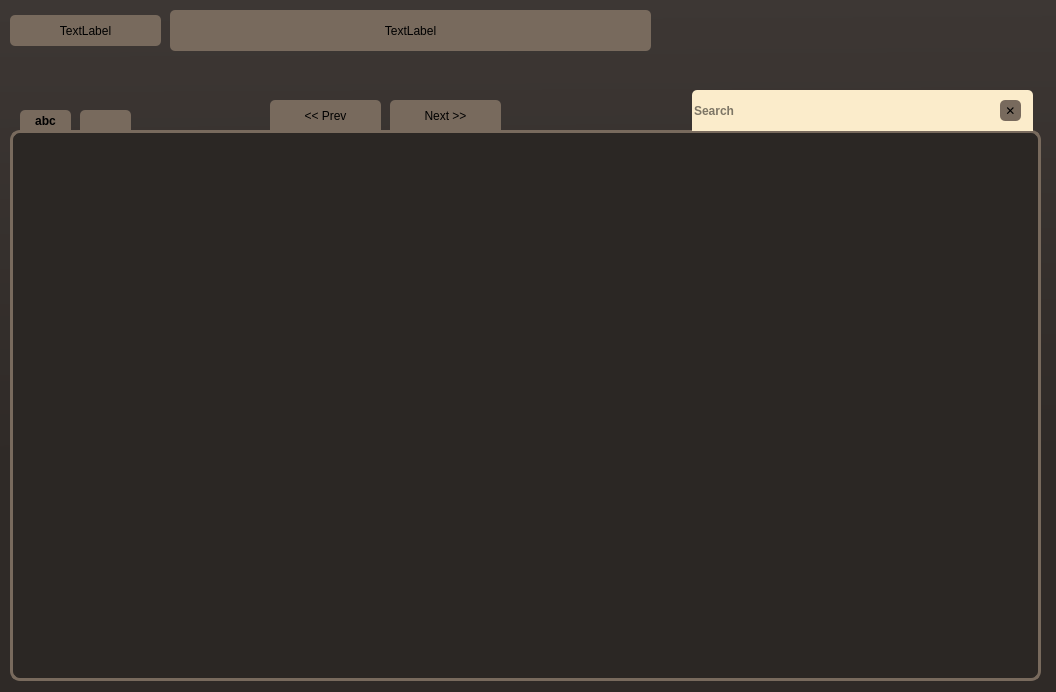
<?xml version="1.0" encoding="UTF-8"?>
<ui version="4.0">
 <class>MainWindow</class>
 <widget class="QMainWindow" name="MainWindow">
  <property name="geometry">
   <rect>
    <x>0</x>
    <y>0</y>
    <width>1056</width>
    <height>692</height>
   </rect>
  </property>
  <property name="windowTitle">
   <string>MainWindow</string>
  </property>
  <property name="styleSheet">
   <string notr="true">QMainWindow#MainWindow{
background-color:qlineargradient(spread:pad, x1:0.49, y1:0, x2:0.502, y2:1, stop:0 rgba(61, 55, 52, 255), stop:0.664145 rgba(47, 42, 39, 255))
}</string>
  </property>
  <widget class="QWidget" name="centralwidget">
   <property name="styleSheet">
    <string notr="true">QWidget#centralwidget{
background-color:qlineargradient(spread:pad, x1:0.49, y1:0, x2:0.502, y2:1, stop:0 rgba(61, 55, 52, 255), stop:0.664145 rgba(47, 42, 39, 255))
}</string>
   </property>
   <widget class="QLabel" name="background">
    <property name="geometry">
     <rect>
      <x>10</x>
      <y>130</y>
      <width>1031</width>
      <height>551</height>
     </rect>
    </property>
    <property name="styleSheet">
     <string notr="true">QLabel#background{
border-radius:10px;
border-width:3px;
border-color: rgb(120, 106, 93);
border-style: solid;
background-color: rgb(43, 39, 36);
}</string>
    </property>
    <property name="text">
     <string/>
    </property>
   </widget>
   <widget class="QScrollArea" name="scrollArea">
    <property name="geometry">
     <rect>
      <x>9</x>
      <y>139</y>
      <width>1031</width>
      <height>531</height>
     </rect>
    </property>
    <property name="focusPolicy">
     <enum>Qt::NoFocus</enum>
    </property>
    <property name="styleSheet">
     <string notr="true">background-color: transparent;</string>
    </property>
    <property name="frameShape">
     <enum>QFrame::NoFrame</enum>
    </property>
    <property name="sizeAdjustPolicy">
     <enum>QAbstractScrollArea::AdjustToContents</enum>
    </property>
    <property name="widgetResizable">
     <bool>true</bool>
    </property>
    <widget class="QWidget" name="scroll_widget">
     <property name="geometry">
      <rect>
       <x>0</x>
       <y>0</y>
       <width>1031</width>
       <height>531</height>
      </rect>
     </property>
    </widget>
   </widget>
   <widget class="QPushButton" name="previous">
    <property name="geometry">
     <rect>
      <x>270</x>
      <y>100</y>
      <width>111</width>
      <height>31</height>
     </rect>
    </property>
    <property name="cursor">
     <cursorShape>PointingHandCursor</cursorShape>
    </property>
    <property name="toolTip">
     <string>Skip to previous update (Hotkey: Left Arrow)</string>
    </property>
    <property name="toolTipDuration">
     <number>2500</number>
    </property>
    <property name="styleSheet">
     <string notr="true">QPushButton#previous{
border-top-left-radius:5px;
border-top-right-radius:5px;
border-color: rgb(120, 106, 93);
background-color: rgb(120, 106, 93);
}</string>
    </property>
    <property name="text">
     <string>&lt;&lt; Prev</string>
    </property>
    <property name="shortcut">
     <string>Left</string>
    </property>
   </widget>
   <widget class="QPushButton" name="next">
    <property name="geometry">
     <rect>
      <x>390</x>
      <y>100</y>
      <width>111</width>
      <height>31</height>
     </rect>
    </property>
    <property name="cursor">
     <cursorShape>PointingHandCursor</cursorShape>
    </property>
    <property name="toolTip">
     <string>Skip to next update (Hotkey: Right Arrow)</string>
    </property>
    <property name="toolTipDuration">
     <number>2500</number>
    </property>
    <property name="layoutDirection">
     <enum>Qt::RightToLeft</enum>
    </property>
    <property name="styleSheet">
     <string notr="true">QPushButton#next{
border-top-left-radius:5px;
border-top-right-radius:5px;
border-color: rgb(120, 106, 93);
background-color: rgb(120, 106, 93);
}</string>
    </property>
    <property name="text">
     <string>Next &gt;&gt;</string>
    </property>
    <property name="shortcut">
     <string>Right</string>
    </property>
    <property name="checkable">
     <bool>false</bool>
    </property>
   </widget>
   <widget class="QLabel" name="update_n">
    <property name="geometry">
     <rect>
      <x>170</x>
      <y>10</y>
      <width>481</width>
      <height>41</height>
     </rect>
    </property>
    <property name="styleSheet">
     <string notr="true">QLabel#update_n{
border-radius:5px;
border-color: rgb(120, 106, 93);
background-color: rgb(120, 106, 93);
}</string>
    </property>
    <property name="text">
     <string>TextLabel</string>
    </property>
    <property name="scaledContents">
     <bool>true</bool>
    </property>
    <property name="alignment">
     <set>Qt::AlignCenter</set>
    </property>
    <property name="wordWrap">
     <bool>true</bool>
    </property>
   </widget>
   <widget class="QLabel" name="update_d">
    <property name="geometry">
     <rect>
      <x>10</x>
      <y>15</y>
      <width>151</width>
      <height>31</height>
     </rect>
    </property>
    <property name="styleSheet">
     <string notr="true">QLabel#update_d{
border-radius:5px;
border-color: rgb(120, 106, 93);
background-color: rgb(120, 106, 93);
}</string>
    </property>
    <property name="text">
     <string>TextLabel</string>
    </property>
    <property name="alignment">
     <set>Qt::AlignCenter</set>
    </property>
   </widget>
   <widget class="QPushButton" name="Alphabetical">
    <property name="geometry">
     <rect>
      <x>20</x>
      <y>110</y>
      <width>51</width>
      <height>21</height>
     </rect>
    </property>
    <property name="font">
     <font>
      <weight>75</weight>
      <bold>true</bold>
     </font>
    </property>
    <property name="cursor">
     <cursorShape>PointingHandCursor</cursorShape>
    </property>
    <property name="toolTip">
     <string>Sort Alphabetically</string>
    </property>
    <property name="toolTipDuration">
     <number>2500</number>
    </property>
    <property name="styleSheet">
     <string notr="true">QPushButton#Alphabetical{
border-top-left-radius:5px;
border-top-right-radius:5px;
border-color: rgb(120, 106, 93);
background-color: rgb(120, 106, 93);
font-weight: bold;
}</string>
    </property>
    <property name="text">
     <string>abc</string>
    </property>
   </widget>
   <widget class="QPushButton" name="ReleaseOrder">
    <property name="geometry">
     <rect>
      <x>80</x>
      <y>110</y>
      <width>51</width>
      <height>23</height>
     </rect>
    </property>
    <property name="font">
     <font>
      <weight>75</weight>
      <bold>true</bold>
     </font>
    </property>
    <property name="cursor">
     <cursorShape>PointingHandCursor</cursorShape>
    </property>
    <property name="toolTip">
     <string>Sort by Release Order</string>
    </property>
    <property name="toolTipDuration">
     <number>2500</number>
    </property>
    <property name="styleSheet">
     <string notr="true">QPushButton#ReleaseOrder{
border-top-left-radius:5px;
border-top-right-radius:5px;
border-color: rgb(120, 106, 93);
background-color: rgb(120, 106, 93);
font-weight: bold;
}</string>
    </property>
    <property name="text">
     <string/>
    </property>
    <property name="icon">
     <iconset>
      <normaloff>calendar_icon.png</normaloff>calendar_icon.png</iconset>
    </property>
   </widget>
   <widget class="QLineEdit" name="search">
    <property name="geometry">
     <rect>
      <x>692</x>
      <y>90</y>
      <width>341</width>
      <height>41</height>
     </rect>
    </property>
    <property name="font">
     <font>
      <weight>75</weight>
      <bold>true</bold>
     </font>
    </property>
    <property name="styleSheet">
     <string notr="true">border-top-left-radius:5px;
border-top-right-radius:5px;
border-color: rgb(251, 236, 203);
background-color: rgb(251, 236, 203);
color: black</string>
    </property>
    <property name="inputMask">
     <string/>
    </property>
    <property name="text">
     <string/>
    </property>
    <property name="maxLength">
     <number>30</number>
    </property>
    <property name="placeholderText">
     <string>Search</string>
    </property>
   </widget>
   <widget class="QPushButton" name="clear_text">
    <property name="geometry">
     <rect>
      <x>1000</x>
      <y>100</y>
      <width>21</width>
      <height>21</height>
     </rect>
    </property>
    <property name="styleSheet">
     <string notr="true">border-radius:5px;
border-color: rgb(120, 106, 93);
background-color: rgb(120, 106, 93);</string>
    </property>
    <property name="text">
     <string>✕</string>
    </property>
   </widget>
  </widget>
 </widget>
 <resources/>
 <connections/>
</ui>
